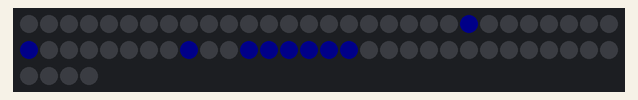
A program run on a simulated Raspberry Pi (BCM pin numbers). Shown: 64 RGB LEDs in strip order, left to right, continuing on the next row. Dim RGB values are drawn brighter than linear. At 7.7 s the program stops and its outputs stay as they are.

Above: at 0.13 s.
At 1.66 s:
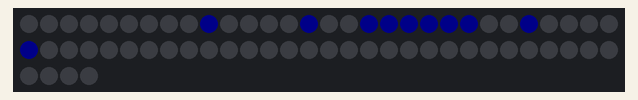
At 2.68 s:
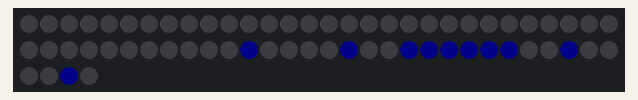
At 3.7 s:
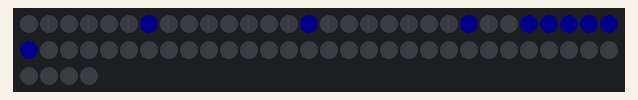
At 5.23 s:
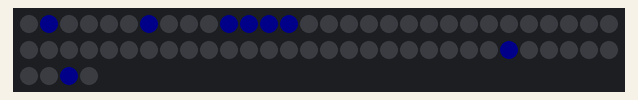
At 7.53 s:
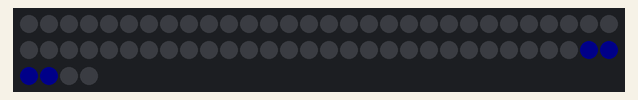

The program:

text.py
```python
#!/usr/bin/env python3

import time
from neopixel import *
import sys

#sys.path.append('.:build/lib.linux-armv7l-2.7')

# LED strip configuration:
LED_COUNT      = 64      # Number of LED pixels.
LED_PIN        = 18      # GPIO pin connected to the pixels (18 uses PWM!).
#LED_PIN        = 10      # GPIO pin connected to the pixels (10 uses SPI /dev/spidev0.0).
LED_FREQ_HZ    = 800000  # LED signal frequency in hertz (usually 800khz)
LED_DMA        = 10      # DMA channel to use for generating signal (try 10)
LED_BRIGHTNESS = 10     # Set to 0 for darkest and 255 for brightest
LED_INVERT     = False   # True to invert the signal (when using NPN transistor level shift)
LED_CHANNEL    = 0       # set to '1' for GPIOs 13, 19, 41, 45 or 53

alphabet = {'A':[42, 43, 44, 45, 46, 33, 36, 25, 28, 18, 19, 20, 21, 22],
    'B':[41, 42, 43, 44, 45, 46, 33, 35, 38, 25, 27, 30, 18, 20, 21],
    'C':[42, 43, 44, 45, 33, 38, 25, 30, 18, 21],
    'D':[41, 42, 43, 44, 45, 46, 33, 38, 25, 30, 18, 19, 20, 21],
    'E':[41, 42, 43, 44, 45, 46, 33, 35, 38, 25, 27, 30, 17, 22],
    'F':[41, 42, 43, 44, 45, 46, 33, 35, 25, 27, 17],
    'G':[42, 43, 44, 45, 33, 38, 25, 28, 30, 18, 20, 21],
    'H':[41, 42, 43, 44, 45, 46, 35, 27, 17, 18, 19, 20, 21, 22],
    'I':[41, 33, 25, 34, 35, 36, 37, 38, 46, 30],
    'J':[44, 45, 38, 30, 17, 18, 19, 20, 21],
    'K':[41, 42, 43, 44, 45, 46, 35, 26, 28, 17, 21, 22],
    'L':[41, 42, 43, 44, 45, 46, 38, 30, 22],
    'M':[49, 50, 51, 52, 53, 54, 42, 35, 27, 18, 9, 10, 11, 12, 13, 14],
    'N':[41, 42, 43, 44, 45, 46, 35, 28, 17, 18, 19, 20, 21, 22],
    'O':[42, 43, 44, 45, 33, 38, 25, 30, 18, 19, 20, 21],
    'P':[41, 33, 25, 18, 19, 28, 36, 44, 43, 42, 45, 46],
    'Q':[42, 33, 25, 18, 19, 20, 21, 45, 44, 43, 38, 30, 22, 14],
    'R':[46, 45, 44, 22, 21, 28, 36, 19, 18, 25, 33, 41, 42, 43],
    'S':[38, 30, 21, 45, 28, 35, 42, 33, 25, 18],
    'T':[41, 33, 25, 17, 49, 34, 35, 36, 37, 38],
    'U':[46, 38, 30, 22, 21, 20, 19, 18, 17, 41, 42, 43, 44, 45],
    'V':[38, 30, 21, 45, 20, 19, 18, 17, 41, 42, 43, 44],
    'W':[46, 30, 37, 36, 53, 52, 51, 50, 18, 19, 20, 21, 17, 49],
    'X':[41, 42, 17, 18, 27, 35, 44, 45, 46, 20, 21, 22],
    'Y':[49, 50, 17, 18, 43, 27, 36, 37, 38],
    'Z':[46, 38, 30, 22, 45, 36, 27, 18, 17, 25, 33, 41]}


# Define functions which animate LEDs in various ways.
def colorWipe(strip, color, wait_ms=50):
    #Wipe color across display a pixel at a time.
    for i in range(strip.numPixels()):
        strip.setPixelColor(i, color)
        strip.show()
        time.sleep(wait_ms/1000.0)

def draw(strip, color, points, wait_ms=50):
    for point in points:
        if point > 0 and point < (LED_COUNT-1):
            strip.setPixelColor(point, color)
            time.sleep(wait_ms/1000)
    strip.show()

def stringToList(text):
    output = []
    #toDo: implement also lower case letter and remove this
    text = text.upper()
    for letter in text:
        if letter in alphabet:
            output.append(alphabet[letter])
        else:
            #append questionmark
            print("unknown symbol {}".format(letter))
    return output

def write(strip, color, text, wait_ms=50):
    textList = stringToList(text)
    formattedText = []
    flatText = []
    counter = 0
    for letter in textList:
        formattedText.append([x-(64*counter) for x in letter])
        counter = counter + 1

    #flatten the text lists to one list
    flatText = [item for sublist in formattedText for item in sublist]
    #sort the text list
    flatText.sort()
    #reverse text list
    flatText = flatText[::-1]


    while flatText[-1] < 63:
        #clear screen
        for i in range(strip.numPixels()):
            strip.setPixelColor(i, Color(0,0,0))
        #draw the current text list
        draw(strip, color, flatText, 0)
        strip.show()
        time.sleep(250/1000.0)
        #move text 1 coloumn to the left
        flatText = [x+8 for x in flatText]

    #clear screen
    for i in range(strip.numPixels()):
        strip.setPixelColor(i, Color(0,0,0))
    strip.show()


# Main program logic follows:
if __name__ == '__main__':
    # Create NeoPixel object with appropriate configuration.
    strip = Adafruit_NeoPixel(LED_COUNT, LED_PIN, LED_FREQ_HZ, LED_DMA, LED_INVERT, LED_BRIGHTNESS, LED_CHANNEL)
    # Intialize the library (must be called once before other functions).
    strip.begin()

    wait_ms = 50

    try:
        write(strip, Color(0,0,255), "LILO")
    except KeyboardInterrupt:
    	colorWipe(strip, Color(0, 0, 0), 10)
```
